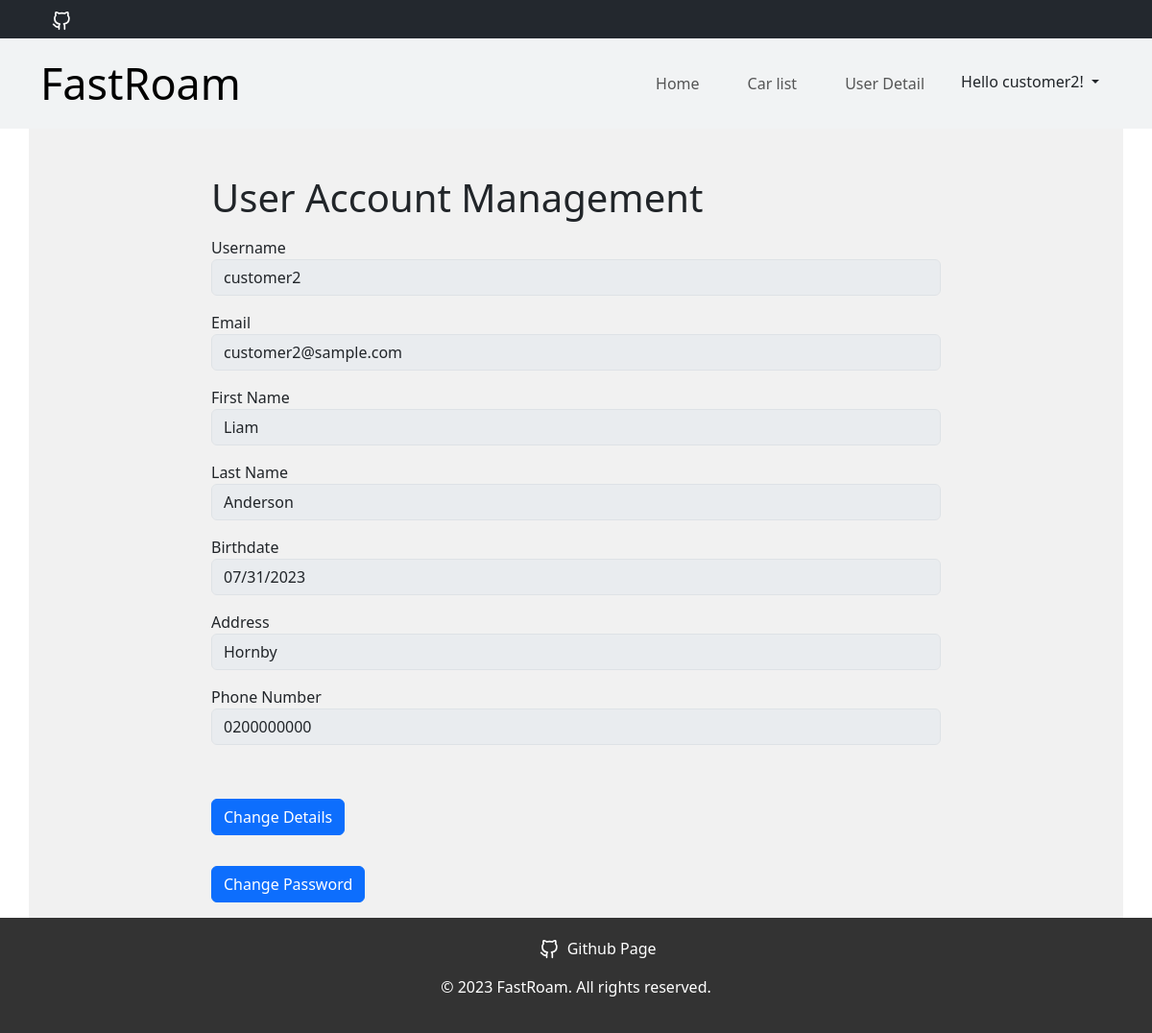
Screenshot of /userDetail (signed in) with the database file from the repository.
### tables this page shows
CREATE TABLE UserAccounts (
    user_id INT PRIMARY KEY,
    username VARCHAR(50) NOT NULL UNIQUE,
    email VARCHAR(100) NOT NULL UNIQUE,
    password VARCHAR(255) NOT NULL,
    is_staff BOOLEAN NOT NULL DEFAULT 0,
    is_superuser BOOLEAN NOT NULL DEFAULT 0
);

CREATE TABLE Customers (
    customer_number INT PRIMARY KEY,
    user_id INT NOT NULL,
    first_name VARCHAR(50),
    last_name VARCHAR(50),
    birthdate DATE,
    address VARCHAR(255),
    phone_number VARCHAR(20),

    FOREIGN KEY (user_id) REFERENCES UserAccounts(user_id)
);

### app.py (the view, shortened to what this page needs)
@app.route('/userDetail', methods=['GET', 'POST'])
def user_detail():
    if 'loggedIn' in session:
        userID = session['user_id']
        isStaff = session['is_staff']
        isSuperuser = session['is_superuser']
        conn = sqlite3.connect('mydatabase.db')
        conn.row_factory = dict_factory
        cursor = conn.cursor()
        cursor.execute("""SELECT U.user_id, U.username, U.email,
                            C.first_name AS C_first_name, C.last_name AS C_last_name, C.birthdate AS C_birthdate, C.address AS C_address, C.phone_number AS C_phone_number,
                            S.first_name AS S_first_name, S.last_name AS S_last_name, S.birthdate AS S_birthdate, S.address AS S_address, S.phone_number AS S_phone_number
                            FROM UserAccounts AS U
                            LEFT JOIN Customers AS C ON C.user_id=U.user_id
                            LEFT JOIN Staff AS S ON S.user_id=U.user_id
                            WHERE U.user_id=?;""", (userID,))
        userDetail = cursor.fetchone()
        print(userDetail)
        if request.method == 'GET':
            return render_template('user_detail.html', username=session['username'], user_detail=userDetail, is_staff=isStaff, is_superuser=isSuperuser)
        return render_template('user_detail.html', username=session['username'], user_detail=userDetail, msg=msg, is_staff=isStaff, is_superuser=isSuperuser)
    else:
        return redirect(url_for('login'))

### app.py (called while the page is built)
def dict_factory(cursor, row):
    d = {}
    for idx, col in enumerate(cursor.description):
        d[col[0]] = row[idx]
    return d

### templates/user_detail.html (shortened to what this page needs)
{% extends "base.html" %}
{% block body %}
    <div class="container pt-5" style="background-color: #f1f1f1;">
        <div style="max-width: 760px;margin: auto">
            <h1>User Account Management</h1>
            <form id="updateForm" method="post" action="/userDetail">
                <div class="form-group py-2">
                    <label for="username">Username</label>
                    <input type="text" class="form-control" id="username" name="username" value="{{ user_detail['username'] }}" disabled required>
                </div>
                <div class="form-group py-2">
                    <label for="email">Email</label>
                    <input type="email" class="form-control" id="email" name="email" value="{{ user_detail['email'] }}" disabled required>
                </div>
                <div class="form-group py-2">
                    <label for="firstName">First Name</label>
                    <input type="text" class="form-control" id="firstName" name="firstName" value="{{ user_detail['S_first_name'] if is_staff == 1 else user_detail['C_first_name'] }}" disabled required>
                </div>
                <div class="form-group py-2">
                    <label for="lastName">Last Name</label>
                    <input type="text" class="form-control" id="lastName" name="lastName" value="{{ user_detail['S_last_name'] if is_staff == 1 else user_detail['C_last_name'] }}" disabled required>
                </div>
                <div class="form-group py-2">
                    <label for="birthdate">Birthdate</label>
                    <input type="date" class="form-control" id="birthdate" name="birthdate" value="{{ user_detail['S_birthdate'] if is_staff == 1 else user_detail['C_birthdate'] }}" disabled required>
                </div>
                <div class="form-group py-2">
                    <label for="address">Address</label>
                    <input type="text" class="form-control" id="address" name="address" value="{{ user_detail['S_address'] if is_staff == 1 else user_detail['C_address'] }}" disabled required>
                </div>
                <div class="form-group py-2">
                    <label for="phoneNumber">Phone Number</label>
                    <input type="text" class="form-control" id="phoneNumber" name="phoneNumber" value="{{ user_detail['S_phone_number'] if is_staff == 1 else user_detail['C_phone_number'] }}" disabled required>
                </div>
                <p id="msg" class="pt-3">{{ msg }}</p>
                <button type="button" class="btn btn-primary my-3" id="Change">Change Details</button>
            </form>
            <form id="updateForm" method="post" action="/userDetail">
                <button type="button" class="btn btn-primary my-3" id="ChangePW">Change Password</button>
            </form>
        </div>
    </div>
{% endblock %}

### templates/base.html (shortened to what this page needs)
<!DOCTYPE html>
<html lang="en">
<head>
    <link href="https://cdn.jsdelivr.net/npm/bootstrap@5.3.0/dist/css/bootstrap.min.css" rel="stylesheet">
</head>
<body>
    <div style="background-color: #23282e">
        <nav class="navbar navbar-expand-lg container">
            <div class="container-fluid">
                <a class="px-2" href="https://github.com/LeoZhao-code/Rent_car"> <img class="px-1" src="../static/image/github.svg" alt="SVG Icon"></a>
            </div>
        </nav>
    </div>
    <div style="background-color: #f1f3f4">
        <nav class="navbar navbar-expand-lg container">
            <div class="container-fluid">
                <a class="navbar-brand" href="{{ url_for('dashboard') }}" style="font-size: 45px">FastRoam</a>
                <div class="collapse navbar-collapse" style="flex-grow:0" id="navbarNav">
                    <ul class="navbar-nav">
                        <li class="nav-item px-3 selected">
                            <a class="nav-link" aria-current="page" href={{ url_for('index') }}>Home</a>
                        </li>
                        {% if is_superuser != 1 and is_staff != 1 %}
                            <li class="nav-item px-3 selected">
                                <a class="nav-link" aria-current="page" href={{ url_for('car_list') }}>Car list</a>
                            </li>
                            <li class="nav-item px-3 selected">
                                <a class="nav-link" aria-current="page" href={{ url_for('user_detail') }}>User Detail</a>
                            </li>
                        {% elif is_superuser != 1 and is_staff == 1 %}
                            <li class="nav-item px-3 selected">
                                <a class="nav-link" aria-current="page" href={{ url_for('user_detail') }}>User Detail</a>
                            </li>
                        {% endif %}
                        <div class="dropdown">
                            <button class="btn dropdown-toggle selected" type="button" data-bs-toggle="dropdown"
                                    aria-expanded="false">
                                Hello {{ username }}!
                            </button>
                        </div>
                    </ul>
                </div>
            </div>
        </nav>
    </div>
    {% block body %}{% endblock %}
    <footer>
        <nav>
            <ul class="footer-links">
                <li>
                    <a class="px-2" href="https://github.com/LeoZhao-code/Rent_car">
                        <img class="px-1" src="../static/image/github.svg" alt="SVG Icon">
                        Github Page</a>
                </li>
            </ul>
        </nav>
        <p>&copy; 2023 FastRoam. All rights reserved.</p>
    </footer>
</body>
</html>

### templates/base.html (style rules this page uses)
footer { background-color: #333; color: #fff; padding: 20px; text-align: center; margin-top: auto; }
.footer-links li { display: inline-block; margin-left: 10px; }
.footer-links a { color: #fff; text-decoration: none; }
.selected { border: 1px solid transparent; transition: border 0.3s; }

### rows the page displays
UserAccounts: username "customer2", email "customer2@sample.com"
Customers: firstName "Liam", lastName "Anderson", birthdate "07/31/2023", address "Hornby", phoneNumber "0200000000"
